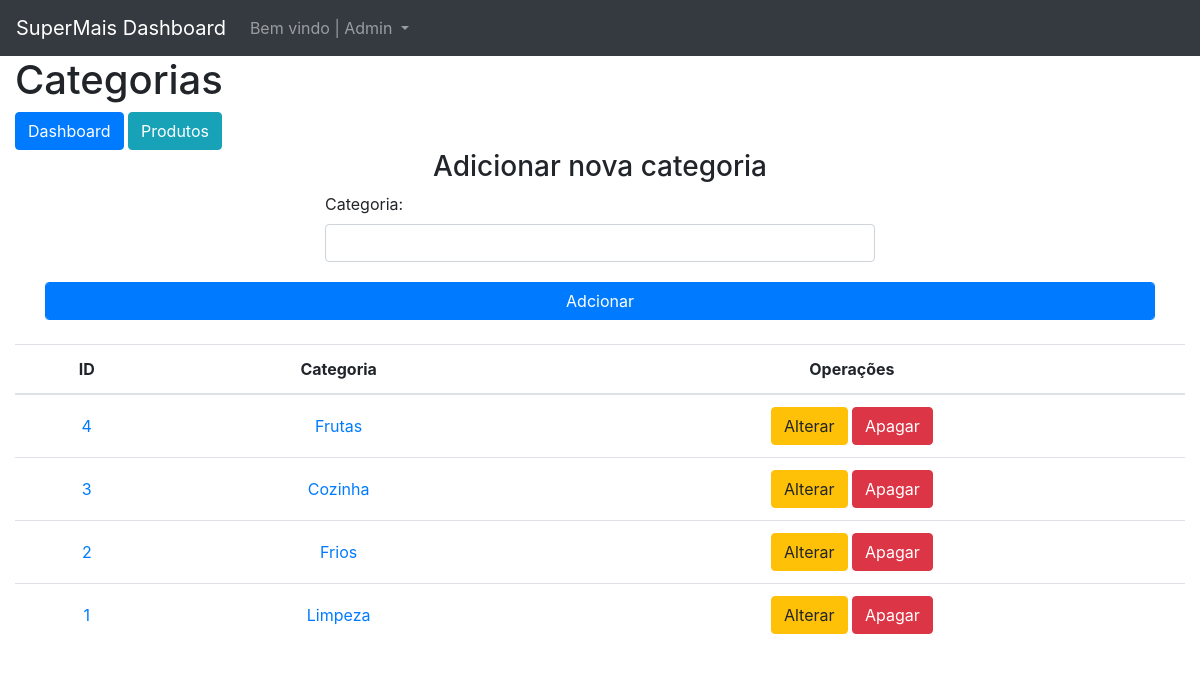
The page /dashboard/categorias/ on the database its author committed.
### dashboard/models.py (models this page shows, shortened)
class Categoria(models.Model):
    nome = models.CharField(max_length=50, blank=True, null=True, unique=True, verbose_name='Categoria')

### dashboard/views.py (the view)
# urls.py: path('categorias/', dash_categorias, name='dash_categorias'),
def dash_categorias(request):
    contexto = {}
    categorias = Categoria.objects.all().order_by('-id')
    form = ProdutoForm(request.POST)
    contexto['categorias'] = categorias
    if request.method != 'POST':
        contexto['form'] = form
        return render(request, 'dashboard/categorias/dash_categorias.html', contexto)
    return render(request, 'dashboard/categorias/dash_categorias.html', contexto)

### dashboard/forms.py
class ProdutoForm(forms.ModelForm):
    class Meta:
        model = Produto
        fields = ['categoria','nome','quantidade','valor_pago']
        widgets ={
            'categoria':forms.Select(attrs={'class':'form-control mb-1'}),
            'nome':forms.TextInput(attrs={'class':'form-control mb-1'}),
            'quantidade':forms.NumberInput(attrs={'class':'form-control mb-1','min':'1', 'max':'50'}),
            'valor_pago': forms.NumberInput(attrs={'class':'form-control mb-1','step':'0.01'})
        }

### dashboard/templates/dashboard/categorias/dash_categorias.html (shortened to what this page needs)
{% extends 'base.html' %}
{% block navbar %}
{% include 'parciais/_dash_header.html' %}
{% endblock %}
{% block main %}
<div class="container-fluid">
    <div class="row">
        <div class="col-12">
            <h1>Categorias</h1>
        </div>
        <div class="col">
            <a href="{% url 'dash_index' %}" class="btn btn-primary">Dashboard</a>
            <a href="{% url 'dash_produtos' %}" class="btn btn-info">Produtos</a>
        </div>
    </div>
    <div class="container">
        <div class="row justify-content-center">
            <h3>Adicionar nova categoria</h3>
        </div>
        <form action="{% url 'dash_nova_categoria' %}" method="POST">
            <div class="form-row justify-content-md-center">
                <div class="form-group col-md-6">
                    <label for="id_nome">Categoria:</label>
                    {{ form.nome}}
                </div>
            </div>
            <button type="submit" class="form-control btn btn-primary">Adcionar</button>
        </form>
    </div>
    <br>
    <div class="table-response">
        <table class="table">
            <thead>
                <tr>
                    <th style="text-align: center; vertical-align: middle;">ID</th>
                    <th style="text-align: center; vertical-align: middle;">Categoria</th>
                    <th style="text-align: center; vertical-align: middle;">Operações</th>
                </tr>
            </thead>
            <tbody>
                {% for categoria in categorias %}
                <tr>
                    <td scope="row" style="text-align: center; vertical-align: middle;">
                        <a href="{% url 'dash_categoria_update' categoria.id %}">{{categoria.id}}</a></td>
                    <td scope="col" style="text-align: center; vertical-align: middle;"><a
                            href="{% url 'dash_categoria_update' categoria.id %}">{{categoria.nome}}</a></td>
                    <td scope="col" style="text-align: center; vertical-align: middle;">
                        <a href="{% url 'dash_categoria_update' categoria.id %}" class="btn btn-warning">Alterar</a>
                        <a href="{% url 'dash_categoria_del' categoria.id %}" class="btn btn-danger">Apagar</a>
                    </td>
                </tr>
                {% endfor %}
            </tbody>
        </table>
    </div>
</div>
{% endblock %}

### rows shown on the page
Categoria: id "4", nome "Frutas"
Categoria: id "3", nome "Cozinha"
Categoria: id "2", nome "Frios"
Categoria: id "1", nome "Limpeza"
